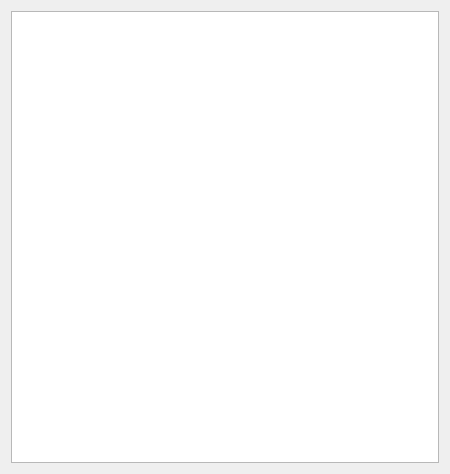
<?xml version="1.0" encoding="UTF-8"?>
<ui version="4.0">
 <class>SupplierWindow</class>
 <widget class="QWidget" name="SupplierWindow">
  <property name="geometry">
   <rect>
    <x>0</x>
    <y>0</y>
    <width>450</width>
    <height>474</height>
   </rect>
  </property>
  <property name="windowTitle">
   <string>Form</string>
  </property>
  <layout class="QGridLayout" name="gridLayout">
   <item row="0" column="0">
    <widget class="QSplitter" name="splitter">
     <property name="orientation">
      <enum>Qt::Horizontal</enum>
     </property>
     <widget class="QTableView" name="storageTab"/>
    </widget>
   </item>
  </layout>
 </widget>
 <resources/>
 <connections/>
</ui>
